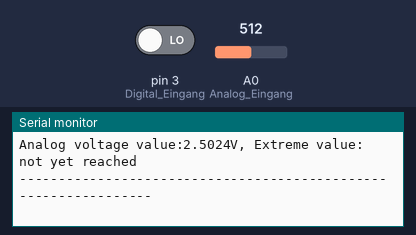
A sketch run on a simulated Arduino Uno, built with avr-gcc and run on an emulated ATmega328P. Shown: the last lines printed to the serial monitor. The inputs (shaded band) are chosen by the test bench; at power-on: pin 3 (Digital_Eingang) LOW, A0 (Analog_Eingang) = 512.

Above: at 1.2 s.
1.3 s: pin 3 (Digital_Eingang) driven HIGH
3.0 s: A0 (Analog_Eingang) set to 716
At 3.08 s:
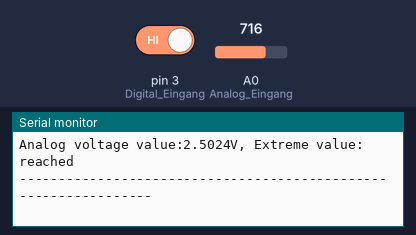
6.0 s: A0 (Analog_Eingang) set to 900
At 6.17 s:
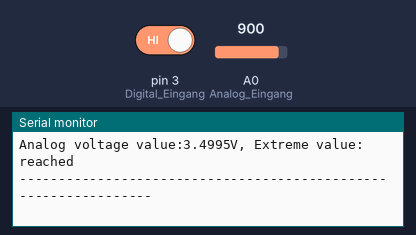
7.5 s: pin 3 (Digital_Eingang) driven LOW
Timing chart, 0 to 10.0 s (numbered marks = the images above; inputs shaded):
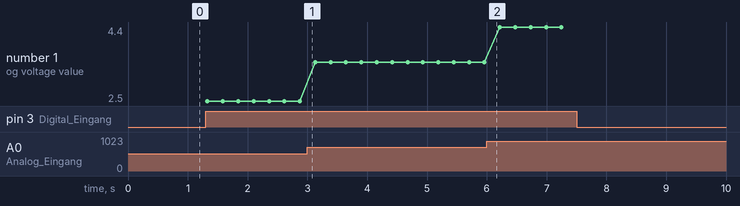

Measured:
- plotted number 1: 2.5 → 3.5 after the input at 3.0 s, 3.5 → 4.4 after the input at 6.0 s

The sketch:

KY_028_sensor_Serail.ino
```cpp
// Declaration and initialization of the input pins
int Analog_Eingang = A0; // X-axis-signal
int Digital_Eingang = 3; // Button

void setup ()
{
  pinMode (Analog_Eingang, INPUT);
  pinMode (Digital_Eingang, INPUT);

  Serial.begin (9600); // serial output with 9600 bps
}

// The program reads the current values at the input pins
// and outputs them at the serial output
void loop ()
{
  float Analog;
  int Digital;

  // Current values will be read and converted to voltage
  Analog = analogRead (Analog_Eingang) * (5.0 / 1023.0);
  Digital = digitalRead (Digital_Eingang);

  //... and outputted here
  Serial.print ("Analog voltage value:"); Serial.print (Analog, 4);  Serial.print ("V, ");
  Serial.print ("Extreme value:");

  if(Digital==1)
  {
      Serial.println (" reached");
  }
  else
  {
      Serial.println (" not yet reached");
  }
  Serial.println ("----------------------------------------------------------------");
  delay (200);
}// Declaration and initialization of the input pins
```
